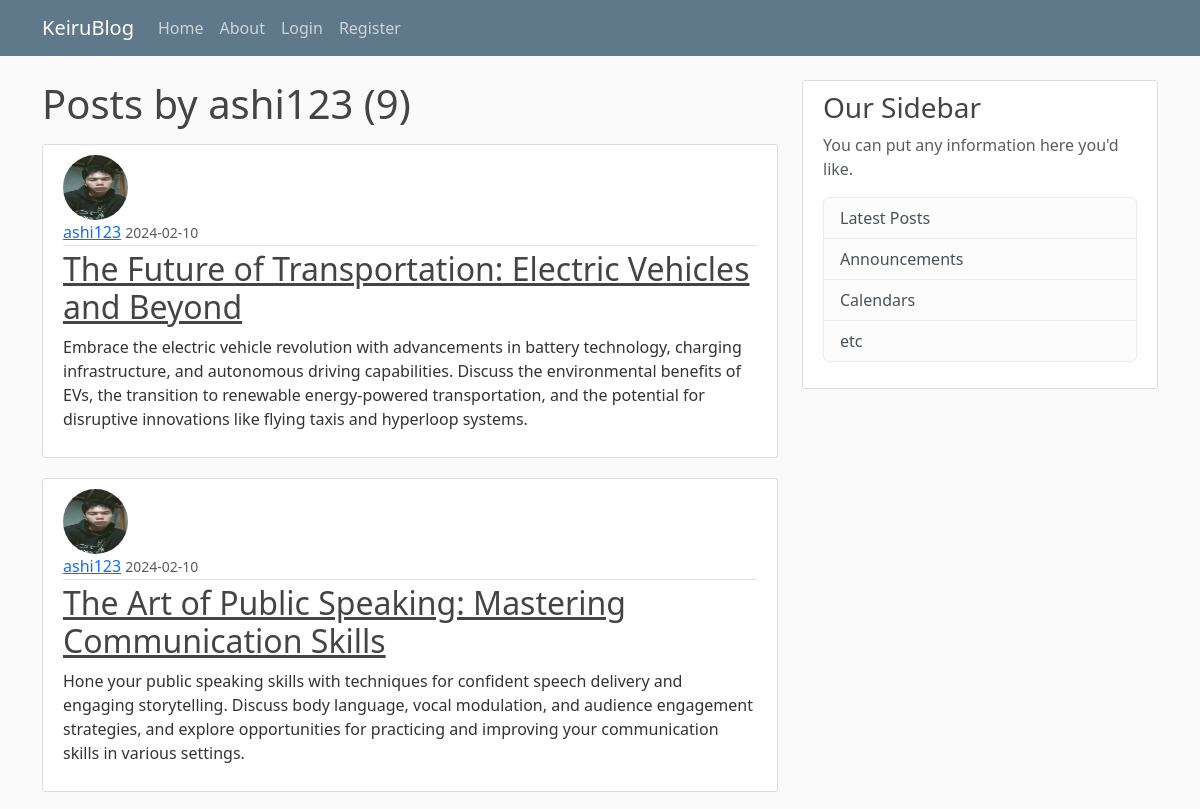
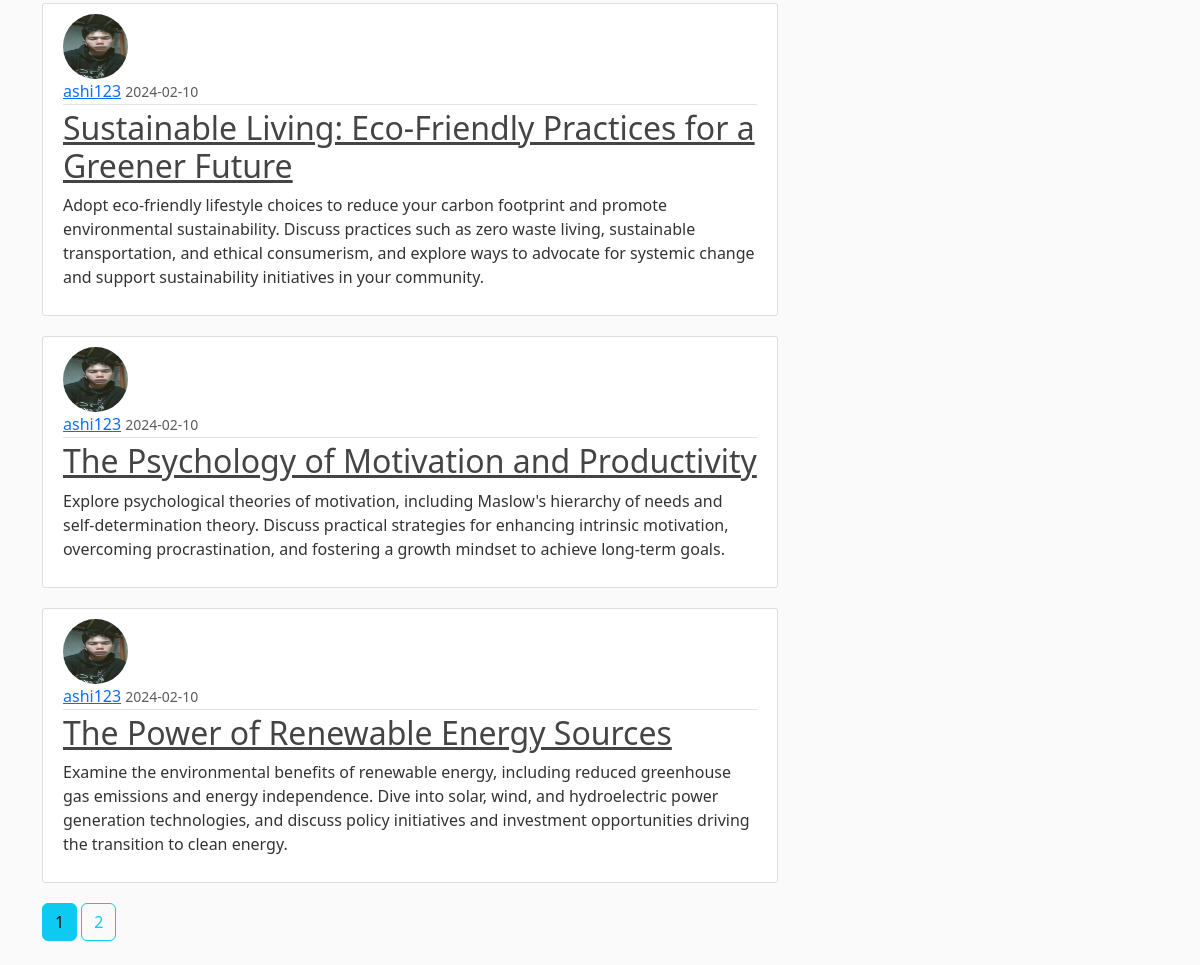
Page /home/ashi123 on the committed database (2 pictures, top to bottom).
### main/models.py (models this page shows, shortened)
class User(db.Model, UserMixin):
    id = db.Column(db.Integer, primary_key=True)
    username = db.Column(db.String(20), unique=True, nullable=False)
    email = db.Column(db.String(120), unique=True, nullable=False)
    image_file = db.Column(db.String(20), nullable=False, default='default.jpg')
    password = db.Column(db.String(60), nullable=False)
    posts = db.relationship('Post', backref='author', lazy=True)

class Post(db.Model):
     id = db.Column(db.Integer, primary_key=True)
     title = db.Column(db.String(100), nullable=False)
     date_published = db.Column(db.DateTime, nullable=False, default=datetime.utcnow)
     content = db.Column(db.Text, nullable=False)
     user_id = db.Column(db.Integer, db.ForeignKey('user.id'), nullable=False)

### main/users/routes.py (the view)
@users.route("/home/<string:username>")
def user_posts(username):
    page = request.args.get('page', 1, type=int)
    user = User.query.filter_by(username=username).first_or_404()
    posts = Post.query.filter_by(author=user)\
        .order_by(Post.date_published.desc())\
            .paginate(page=page, per_page=5)
    return render_template('user_posts.html', posts=posts, user=user)

### main/templates/user_posts.html
{% extends "layout.html" %}
{% block content %}
    <h1 class="mb-3">Posts by {{ user.username }} ({{ posts.total }})</h1>
    {% for post in posts.items %}
        <article class="media content-section">
          <img class="rounded-circle article-img" src="{{ url_for('static', filename='profile_pic/' + post.author.image_file) }}">
          <div class="media-body">
            <div class="article-metadata">
              <a class="mr-2" href="{{ url_for('users.user_posts', username=post.author.username) }}">{{ post.author.username }}</a>
              <small class="text-muted">{{ post.date_published.strftime('%Y-%m-%d') }}</small>
            </div>
            <h2><a class="article-title" href="{{ url_for('posts.post', post_id=post.id) }}">{{ post.title }}</a></h2>
            <p class="article-content">{{ post.content }}</p>
          </div>
        </article>
    {% endfor %}
    {% for page_num in posts.iter_pages(left_edge=1, right_edge=1, left_current=1, right_current=2) %}
      {% if page_num %}
        {% if posts.page == page_num %}
          <a class="btn btn-info mb-4" href="{{ url_for('users.user_posts', username=user.username, page=page_num) }}">{{ page_num }}</a>
        {% else %}
          <a class="btn btn-outline-info mb-4" href="{{ url_for('users.user_posts', username=user.username, page=page_num) }}">{{ page_num }}</a>
        {% endif %}
      {% else %}
        ...
      {% endif %}
    {% endfor %}
{% endblock content %}

### main/static/main.css (style rules this page uses)
body { background: #fafafa; color: #333333; margin-top: 5rem; }
h1, h2, h3, h4, h5, h6 { color: #444444; }
.content-section { background: #ffffff; padding: 10px 20px; border: 1px solid #dddddd; border-radius: 3px; margin-bottom: 20px; }
.article-title { color: #444444; }
.article-content { white-space: pre-line; }
.article-img { height: 65px; width: 65px; margin-right: 16px; }
.article-metadata { padding-bottom: 1px; margin-bottom: 4px; border-bottom: 1px solid #e3e3e3 }

### rows in the picture
User: username "ashi123"
Post: image_file (picture), author.username "ashi123", date_published "2024-02-10", title "The Future of Transportation: Electric Vehicles and Beyond", content "Embrace the electric vehicle revolution with advancements in battery technology, charging infrastructure, and autonomous driving capabilities. Discuss the environmental benefits of EVs, the transition to renewable energy-powered transportation, and the potential for disruptive innovations like flying taxis and hyperloop systems."
Post: image_file (picture), author.username "ashi123", date_published "2024-02-10", title "The Art of Public Speaking: Mastering Communication Skills", content "Hone your public speaking skills with techniques for confident speech delivery and engaging storytelling. Discuss body language, vocal modulation, and audience engagement strategies, and explore opportunities for practicing and improving your communication skills in various settings."
Post: image_file (picture), author.username "ashi123", date_published "2024-02-10", title "Sustainable Living: Eco-Friendly Practices for a Greener Future", content "Adopt eco-friendly lifestyle choices to reduce your carbon footprint and promote environmental sustainability. Discuss practices such as zero waste living, sustainable transportation, and ethical consumerism, and explore ways to advocate for systemic change and support sustainability initiatives in your community."
Post: image_file (picture), author.username "ashi123", date_published "2024-02-10", title "The Psychology of Motivation and Productivity", content "Explore psychological theories of motivation, including Maslow's hierarchy of needs and self-determination theory. Discuss practical strategies for enhancing intrinsic motivation, overcoming procrastination, and fostering a growth mindset to achieve long-term goals."
Post: image_file (picture), author.username "ashi123", date_published "2024-02-10", title "The Power of Renewable Energy Sources", content "Examine the environmental benefits of renewable energy, including reduced greenhouse gas emissions and energy independence. Dive into solar, wind, and hydroelectric power generation technologies, and discuss policy initiatives and investment opportunities driving the transition to clean energy."

### other values in the picture
{{ posts.total }} "9"
{{ page_num }} "1"
{{ page_num }} "2"
